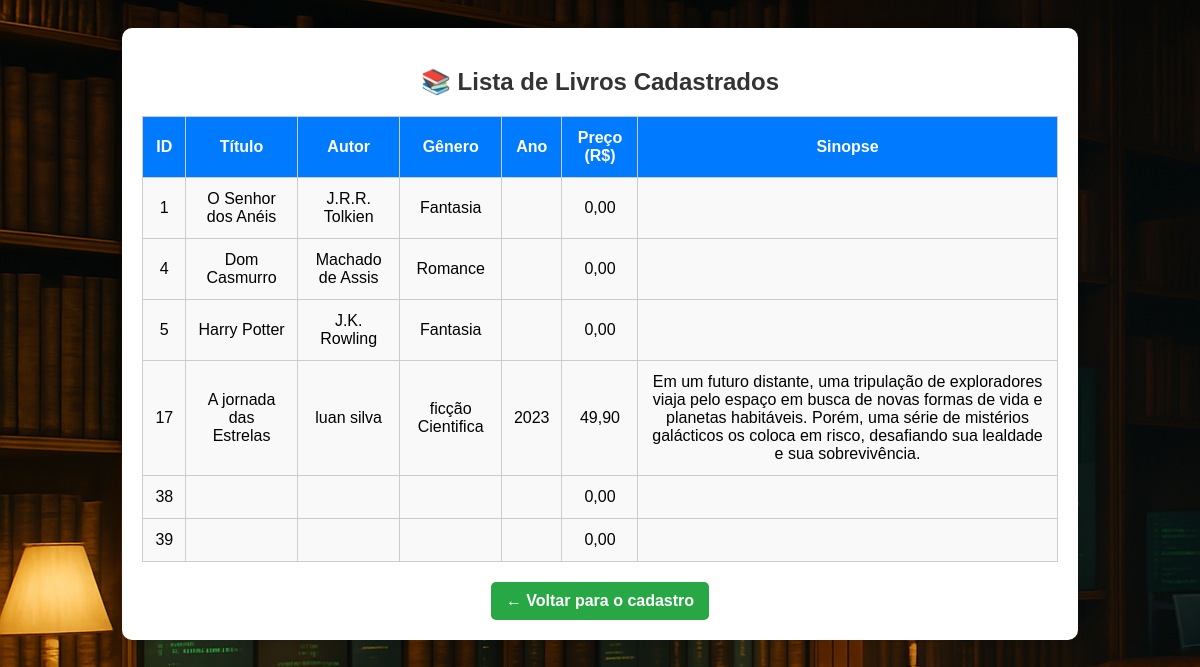
The app's page /listar.php with its own data.
### tables this page shows
CREATE TABLE `livros2` (
  `ID` int(11) NOT NULL,
  `titulo` varchar(100) DEFAULT NULL,
  `Autor` varchar(100) DEFAULT NULL,
  `Genero` varchar(100) DEFAULT NULL,
  `Ano_Publicacao` varchar(100) DEFAULT NULL,
  `Preco` decimal(10,2) DEFAULT NULL,
  `Sinopse` text DEFAULT NULL
);

### listar.php (the view, shortened to what this page needs)
<?php
require_once('conexao.php');
$sql = "SELECT ID, titulo, Autor, Genero, Ano_Publicacao, Preco, Sinopse FROM livros2";
$stmt = $conn->prepare($sql);
$stmt->execute();
$livros = $stmt->fetchAll(PDO::FETCH_ASSOC);
?>
<!DOCTYPE html>
<html lang="pt-br">
<head>
    <link rel="stylesheet" href="style/listar.css">
</head>
<body>
<div class= "tabela">
    <h2>📚 Lista de Livros Cadastrados</h2>
    <table>
        <thead>
            <tr>
                <th>ID</th>
                <th>Título</th>
                <th>Autor</th>
                <th>Gênero</th>
                <th>Ano</th>
                <th>Preço (R$)</th>
                <th>Sinopse</th>
            </tr>
        </thead>
 </div>
        <tbody>
            <?php foreach ($livros as $livro): ?>
                <tr>
                    <td><?php echo $livro['ID']; ?></td>
                    <td><?php echo htmlspecialchars($livro['titulo']); ?></td>
                    <td><?php echo htmlspecialchars($livro['Autor']); ?></td>
                    <td><?php echo htmlspecialchars($livro['Genero']); ?></td>
                    <td><?php echo htmlspecialchars($livro['Ano_Publicacao']); ?></td>
                    <td><?php echo number_format($livro['Preco'], 2, ',', '.'); ?></td>
                    <td><?php echo nl2br(htmlspecialchars($livro['Sinopse'])); ?></td>
                </tr>
            <?php endforeach; ?>
        </tbody>
<div class ="limite">
    <div class="button" >
    <a href="index.php">← Voltar para o cadastro</a>
    </div>
</div>
</body>
</html>

### style/listar.css (style rules this page uses)
body { background-image: image-set("biblioteca.png"); font-family: Arial, sans-serif; background-color: #f4f4f4; text-align: center; padding: 20px; }
.tabela { width: 80%; margin: auto; padding: 20px; background-color: white; border-radius: 10px; box-shadow: 0 0 10px rgba(0, 0, 0, 0.1); }
h2 { color: #333; }
table { width: 100%; border-collapse: collapse; margin-top: 20px; }
th, td { padding: 12px; border: 1px solid #ccc; }
th { background-color: #007bff; color: white; font-weight: bold; }
td { background-color: #f9f9f9; }
.button { margin-top: 20px; }
.button a { display: inline-block; padding: 10px 15px; background-color: #28a745; color: white; text-decoration: none; border-radius: 5px; font-weight: bold; }

### records on screen
livros2: ID "1", titulo "O Senhor dos Anéis", Autor "J.R.R. Tolkien", Genero "Fantasia", Preco "0,00"
livros2: ID "4", titulo "Dom Casmurro", Autor "Machado de Assis", Genero "Romance", Preco "0,00"
livros2: ID "5", titulo "Harry Potter", Autor "J.K. Rowling", Genero "Fantasia", Preco "0,00"
livros2: ID "17", titulo "A jornada das Estrelas", Autor "luan silva", Genero "ficção Cientifica", Ano_Publicacao "2023", Preco "49,90", Sinopse "Em um futuro distante, uma tripulação de exploradores viaja pelo espaço em busca de novas formas de vida e planetas habitáveis. Porém, uma série de mistérios galácticos os coloca em risco, desafiando sua lealdade e sua sobrevivência."
livros2: ID "38", Preco "0,00"
livros2: ID "39", Preco "0,00"
